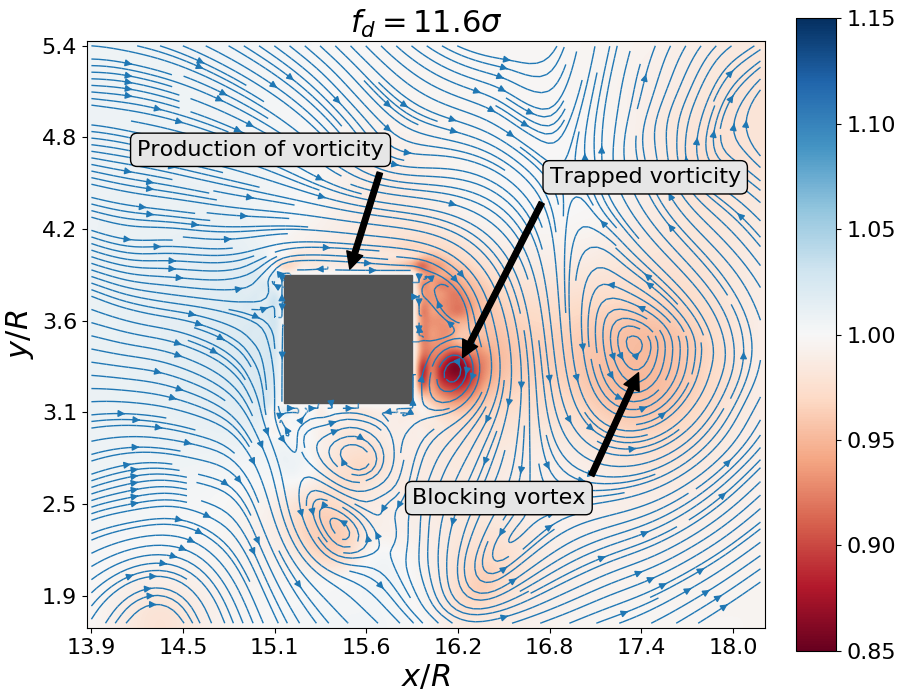

Source code (Python):
# Produces a figure illustrating the vorticity field at the moment of peak drag for 7 events.
# The figure consists of 7 axes. One axes is four times bigger as the others, and contains 
# annotations
import numpy as np
import csv
import matplotlib.pyplot as plt
from matplotlib.patches import Rectangle
from os.path import abspath, dirname, join, basename, splitext

Dx = 513
Dy = 129
x = np.asarray(range(0,74))
y = np.asarray(range(0,64))
N = Dx*Dy
F = np.zeros(104)
idx = np.zeros(104)
prefix = '/home/tlestang/transition_hdd/thibault/These/lbm_code/seq/draft/etude_dynamique/instant_events/'
# Files extremes.csv contains the index of the events and the corresponding
# peak drag amplitude, in units of sigma
# First row is lowest fluctuation
with open(prefix+'extremes.csv', mode='r') as extremes_file:
        extremes_reader = csv.reader(extremes_file, delimiter=',')
        line_count=0
        for row in extremes_reader:
            idx[line_count]=row[0]
            F[line_count]=row[1]
            line_count += 1

fig, ax_list = plt.subplots(figsize=(9,7),constrained_layout=True)

fig = plt.gcf()
#ax_list = fig.axes
#Nevents = len(ax_list)

path_to_file_ux = prefix+'event_{:d}_feb/ux.dat'.format(int(idx[0]+1))
path_to_file_uy = prefix+'event_{:d}_feb/uy.dat'.format(int(idx[0]+1))
path_to_file_rho = prefix+'event_{:d}_feb/rho.dat'.format(int(idx[0]+1))

# Opens the files and jump to peak drag
# (middle of timeseries)
fx = open(path_to_file_ux, "rb")  # reopen the file
fy = open(path_to_file_uy, "rb")  # reopen the file
frho = open(path_to_file_rho, "rb")  # reopen the file
fx.seek(49*N*8, 0)  # seek
fy.seek(49*N*8, 0)  # seek
frho.seek(49*N*8, 0)  # seek
    
# Get vorticity fields
# Needed to compute streamlines
ux = np.fromfile(fx, float, N, "")
ux = np.reshape(ux, (129,513), 'F')
uy = np.fromfile(fy, float, N, "")
uy = np.reshape(uy, (129,513), 'F')
# Zoom on the square obstacle
ymin=32;ymax=96
xmin=236;xmax=310
uxCropped = ux[ymin:ymax,xmin:xmax]
uyCropped = uy[ymin:ymax,xmin:xmax]

# Get density field
rho = np.fromfile(frho, float, N, "")
rho = np.reshape(rho, (129,513), 'F')
# Zoom on the square obstacle
rhoCropped = rho[ymin:ymax,xmin:xmax]

# ---- Actual Plotting part ----------
# Print density field
im = ax_list.imshow(rhoCropped, interpolation='spline36', cmap='RdBu', vmin=0.85, vmax=1.15)
    
# Print fluctuation amplitude as title
tit='$\\tilde{f}'+'_d = {:2.1f}\\sigma$'.format(F[0])
ax_list.set_title(tit,fontsize=22)

# Adds a filled Rectangle to mark the square obstacle
rect = ax_list.add_artist(Rectangle((21,25), 14, 14))
rect.set_color('#545454')

cbar = fig.colorbar(im, ax=ax_list)
cbar.ax.tick_params(labelsize=16)
# Print streamlines for last axes
ax_list.streamplot(x,y,uxCropped,uyCropped, linewidth=1, density=3)

# Annotate the plot to point to interesting flow regions
# -----
# Write the annotation in a box
# Taken from:
# https://matplotlib.org/gallery/pyplots/annotate_transform.html#sphx-glr-gallery-pyplots-annotate-transform-py
bbox = dict(boxstyle="round", fc="0.9")
# Annotate trapped vorticity
ax_list.annotate('Trapped vorticity', xy=(40, 35), xytext=(50, 15),
                     arrowprops=dict(facecolor='black', shrink=0.05),bbox=bbox,fontsize=16)
# Annotate blocking vortex
ax_list.annotate('Blocking vortex', xy=(60, 35), xytext=(35, 50),
                     arrowprops=dict(facecolor='black', shrink=0.05),bbox=bbox,fontsize=16)
# Annotate blocking vortex
ax_list.annotate('Production of vorticity', xy=(28, 25), xytext=(5, 12),
                     arrowprops=dict(facecolor='black', shrink=0.05),bbox=bbox,fontsize=16)

# Write ticks and labels
xticks = ax_list.get_xticks()
xticks[:] = [(x+xmin) / 17 for x in xticks]
xticklabels = ['{:2.1f}'.format(x) for x in xticks]
ax_list.set_xticklabels(xticklabels, fontsize=16)
yticks = ax_list.get_yticks()
yticks[:] = [(x+ymin) / 17 for x in yticks]
yticklabels = ['{:2.1f}'.format(x) for x in yticks]
ax_list.set_yticklabels(yticklabels[::-1], fontsize=16)

ax_list.set_xlabel(r'$x/R$',fontsize=22)
ax_list.set_ylabel(r'$y/R$',fontsize=22)


fname = join(
    abspath(dirname(__file__)), basename(splitext(__file__)[0]) + ".eps"
    )
plt.savefig(fname)
